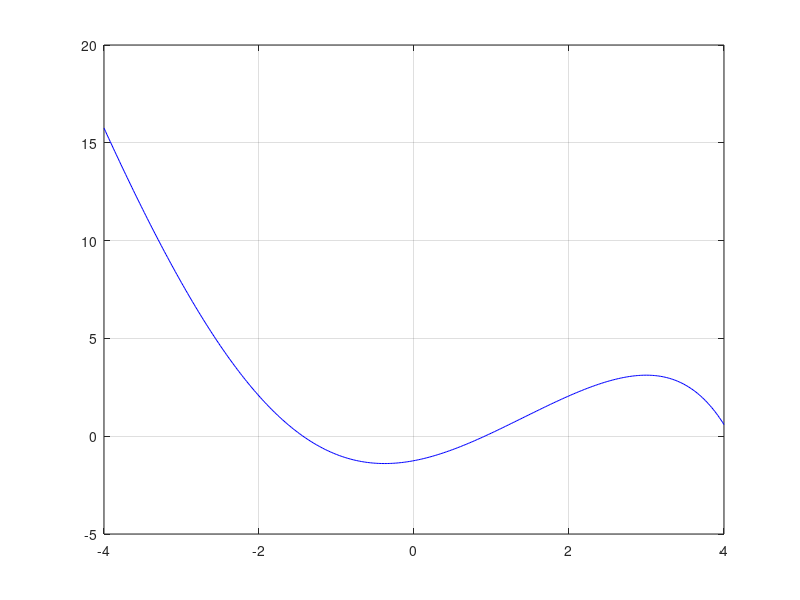

Recreate this plot in MATLAB. (Note: this script raises an error after producing the figure.)
clear all;
%xn = x - f(x) / f'(x)

f = inline('x.^2+sin(x)-exp(x)/4-1', 'x');
x = -4:0.02:4;
plot(x,f(x), 'b');
hold on;
grid;

tol = 1e-5;
x0 = -2;
x1 = 0;
root = secant(f, x0, x1, tol);
